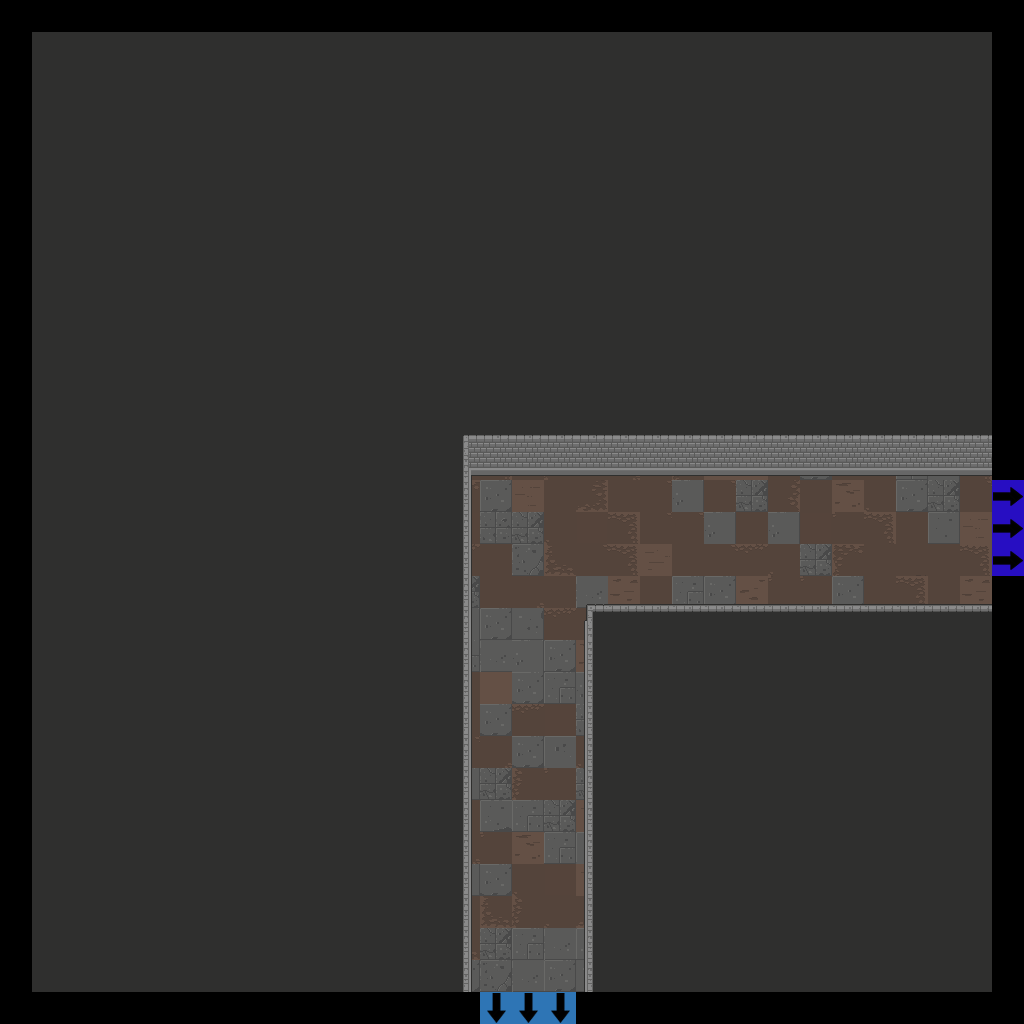

Tiled map render using the project's own tile images. Description and the map definition, with tile-layer contents summarised, below:
An orthogonal 32x32 tile map with 32x32 px tiles, 7 tile layers (Floor, Walls, Doors, Pillars, ...), 2 tilesets.

<map version="1.2" tiledversion="2019.04.18" orientation="orthogonal" renderorder="right-down" width="32" height="32" tilewidth="32" tileheight="32" infinite="0" nextlayerid="22" nextobjectid="1">
 <tileset firstgid="1" source="Dungeon_Tileset_2.tsx" />
 <tileset firstgid="321" source="flags.tsx" />
 <layer id="15" name="Floor" width="32" height="32">
  <data>[1024 cells, 900 non-empty, 42 distinct tile ids]</data>
 </layer>
 <layer id="16" name="Walls" width="32" height="32">
  <data>[1024 cells, 813 non-empty, 11 distinct tile ids]</data>
 </layer>
 <layer id="17" name="Doors" width="32" height="32">
  <data>[1024 cells, 0 non-empty, 0 distinct tile ids]</data>
 </layer>
 <layer id="18" name="Pillars" width="32" height="32">
  <properties>
   <property name="unity:SortingLayer" value="Player" />
  </properties>
  <data>[1024 cells, 0 non-empty, 0 distinct tile ids]</data>
 </layer>
 <layer id="19" name="Candles" width="32" height="32">
  <data>[1024 cells, 0 non-empty, 0 distinct tile ids]</data>
 </layer>
 <layer id="20" name="Debris" width="32" height="32">
  <data>[1024 cells, 0 non-empty, 0 distinct tile ids]</data>
 </layer>
 <layer id="21" name="Flags" width="32" height="32">
  <data>[1024 cells, 6 non-empty, 2 distinct tile ids]</data>
 </layer>
</map>
